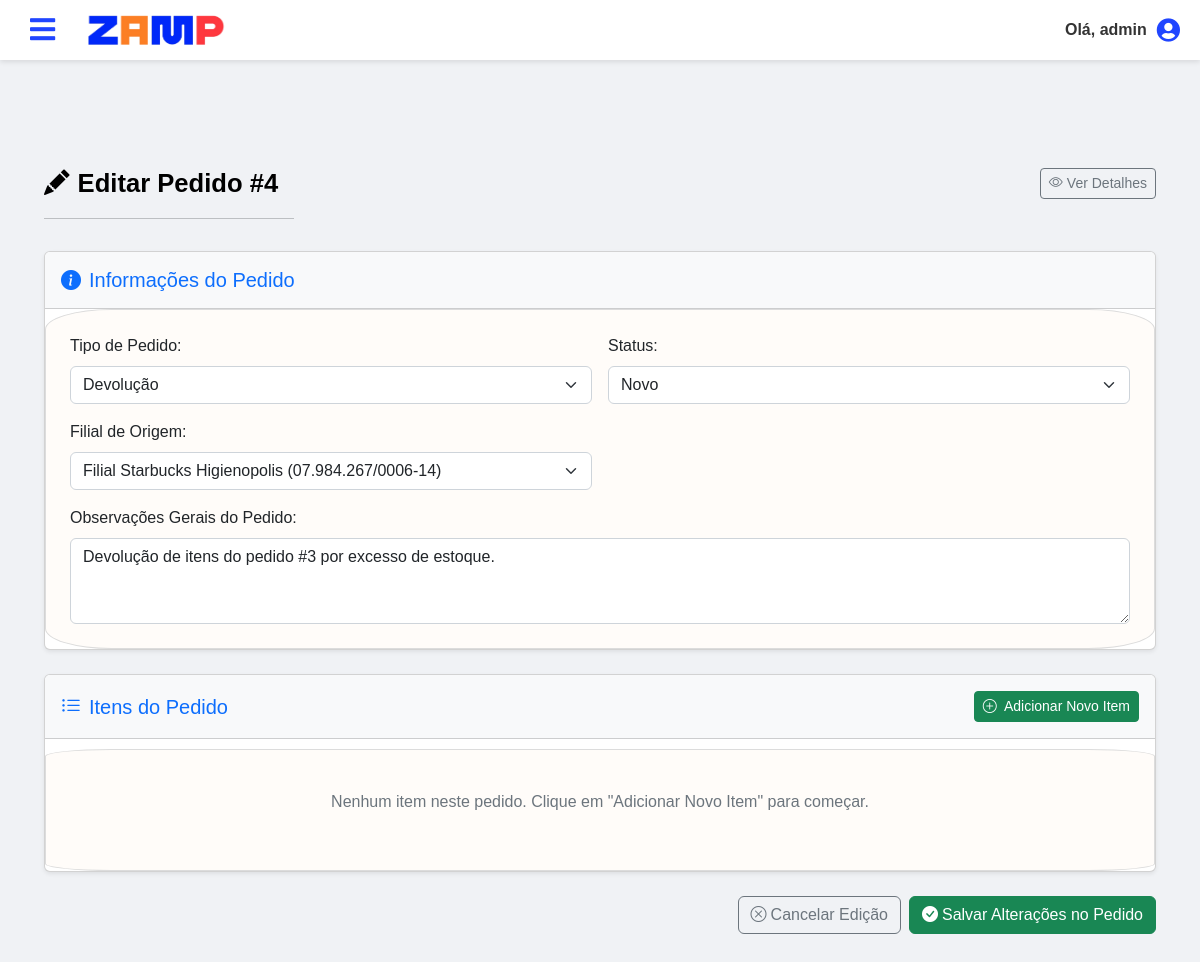
Page /pages/admin/editar_pedido.php?id=4 (signed in) on the committed database.
### tables this page shows
CREATE TABLE pedidos (
    id INT AUTO_INCREMENT PRIMARY KEY,
    data DATETIME DEFAULT CURRENT_TIMESTAMP,
    tipo_pedido ENUM('requisicao', 'troca', 'doacao', 'devolucao') NOT NULL DEFAULT 'requisicao',
    status ENUM(
        'novo',
        'processo',
        'finalizado',
        'aprovado',
        'rejeitado',
        'cancelado',
        'novo_troca_pendente_aceite_parceiro',
        'troca_aceita_parceiro_pendente_matriz'
    ) NOT NULL DEFAULT 'novo',
    filial_usuario_id INT,
    filial_destino_id INT NULL,
    usuario_id INT,  
    pedido_original_id INT NULL DEFAULT NULL,
    observacoes TEXT,
    data_processamento DATETIME NULL,
    data_finalizacao DATETIME NULL,
    data_atualizacao DATETIME DEFAULT CURRENT_TIMESTAMP ON UPDATE CURRENT_TIMESTAMP,
    FOREIGN KEY (filial_usuario_id) REFERENCES usuarios(id) ON DELETE SET NULL,
    FOREIGN KEY (filial_destino_id) REFERENCES usuarios(id) ON DELETE SET NULL,
    FOREIGN KEY (usuario_id) REFERENCES usuarios(id) ON DELETE SET NULL,
    FOREIGN KEY (pedido_original_id) REFERENCES pedidos(id) ON DELETE SET NULL
);

CREATE TABLE usuarios (
    id INT NOT NULL AUTO_INCREMENT PRIMARY KEY,
    username VARCHAR(255) NOT NULL UNIQUE,
    password VARCHAR(255) NOT NULL,
    tipo_usuario INT NOT NULL,
    cnpj VARCHAR(20),
    responsavel VARCHAR(255),
    endereco VARCHAR(255),
    cep VARCHAR(10),
    bairro VARCHAR(100),
    cidade VARCHAR(100),
    uf CHAR(2),  
    nome VARCHAR(255),
    data_cadastro DATETIME DEFAULT CURRENT_TIMESTAMP,
    eh_filial BOOLEAN DEFAULT FALSE,
    nome_filial VARCHAR(255) NULL,
    FOREIGN KEY (tipo_usuario) REFERENCES tipo_usuario(id)
);

### pages/admin/editar_pedido.php (the view, shortened to what this page needs)
<?php
require_once '../../includes/db.php';
$path_to_css_folder_from_page = '../../css/';
$pedido_id = intval($_GET['id']);
$query_pedido = "SELECT p.*,
          u_origem.nome_filial AS nome_filial_origem,
          u_destino.nome_filial AS nome_filial_destino,
          usr.nome AS usuario_nome_processou -- Nome do usuário que processou/registrou
          FROM pedidos p
          LEFT JOIN usuarios u_origem ON p.filial_usuario_id = u_origem.id
          LEFT JOIN usuarios u_destino ON p.filial_destino_id = u_destino.id
          LEFT JOIN usuarios usr ON p.usuario_id = usr.id
          WHERE p.id = ?";
$stmt_pedido = $conn->prepare($query_pedido);
$stmt_pedido->bind_param("i", $pedido_id);
$stmt_pedido->execute();
$resultado_pedido = $stmt_pedido->get_result();
$pedido = $resultado_pedido->fetch_assoc();
$query_itens = "SELECT pi.id as item_id_existente, pi.sku, pi.quantidade, pi.observacao, prod.produto, prod.unidade_medida
                FROM pedido_itens pi
                JOIN produtos prod ON pi.sku = prod.sku
                WHERE pi.pedido_id = ?";
$stmt_itens = $conn->prepare($query_itens);
$stmt_itens->bind_param("i", $pedido_id);
$stmt_itens->execute();
$itens_pedido = $stmt_itens->get_result()->fetch_all(MYSQLI_ASSOC);
$query_filiais_e_matriz = "SELECT id, nome, nome_filial, cnpj FROM usuarios WHERE eh_filial = TRUE OR tipo_usuario = 1 ORDER BY nome_filial, nome";
$result_filiais = $conn->query($query_filiais_e_matriz);
$filiais_options = $result_filiais->fetch_all(MYSQLI_ASSOC);
$query_produtos = "SELECT sku, produto, unidade_medida FROM produtos ORDER BY produto";
$result_produtos = $conn->query($query_produtos);
$produtos_options = $result_produtos->fetch_all(MYSQLI_ASSOC);
?>
<!DOCTYPE html>
<html lang="pt-BR">
<head>
    <link href="https://stackpath.bootstrapcdn.com/bootstrap/4.5.2/css/bootstrap.min.css" rel="stylesheet">
    <link href="https://cdn.jsdelivr.net/npm/bootstrap@5.2.3/dist/css/bootstrap.min.css" rel="stylesheet">
    <link href="https://cdn.jsdelivr.net/npm/bootstrap-icons@1.10.0/font/bootstrap-icons.css" rel="stylesheet">
    <link rel="stylesheet" href="https://cdnjs.cloudflare.com/ajax/libs/font-awesome/6.5.0/css/all.min.css">
    <?php
        if (file_exists(__DIR__ . '/../../includes/header_com_menu.php')) {
            include __DIR__ . '/../../includes/header_com_menu.php';
        }
    ?>
    <link rel="stylesheet" href="<?php echo htmlspecialchars($path_to_css_folder_from_page); ?>dashboard.css">
    <link rel="stylesheet" href="<?php echo htmlspecialchars($path_to_css_folder_from_page); ?>editar_pedido.css">
</head>
<body class="hcm-body-fixed-header">
    <div class="hcm-main-content">
        <div class="container-fluid px-4 py-4">
            <div class="row mb-3">
                <div class="col-12">
                     <div class="painel-titulo d-flex justify-content-between align-items-center">
                        <div>
                            <i class="bi bi-pencil-fill me-2"></i>Editar Pedido #<?= htmlspecialchars($pedido_id) ?>
                        </div>
                        <a href="detalhes_pedido.php?id=<?= htmlspecialchars($pedido_id) ?>" class="btn btn-sm btn-outline-secondary">
                            <i class="bi bi-eye me-1"></i>Ver Detalhes
                        </a>
                    </div>
                    <hr class="barrinha" style="width:250px;">
                </div>
            </div>
            <form id="formEditarPedido" action="editar_pedido.php?id=<?= htmlspecialchars($pedido_id) ?>" method="POST">
                <div class="card shadow-sm mb-4">
                    <div class="card-header bg-light py-3">
                        <h5 class="mb-0 text-primary"><i class="bi bi-info-circle-fill me-2"></i>Informações do Pedido</h5>
                    </div>
                    <div class="card-body p-4">
                        <div class="row g-3">
                            <div class="col-md-6">
                                <label for="tipo_pedido" class="form-label">Tipo de Pedido:</label>
                                <select class="form-select" id="tipo_pedido" name="tipo_pedido" required>
                                    <option value="devolucao" <?= ($pedido['tipo_pedido'] == 'devolucao') ? 'selected' : '' ?>>Devolução</option>
                                </select>
                            </div>
                            <div class="col-md-6">
                                <label for="status" class="form-label">Status:</label>
                                <select class="form-select" id="status" name="status" required>
                                    <option value="novo" <?= ($pedido['status'] == 'novo') ? 'selected' : '' ?>>Novo</option>
                                    </select>
                            </div>
                            <div class="col-md-6">
                                <label for="filial_usuario_id" class="form-label">Filial de Origem:</label>
                                <select class="form-select" id="filial_usuario_id" name="filial_usuario_id" required>
                                    <?php foreach ($filiais_options as $filial_opt) : ?>
                                        <option value="<?= htmlspecialchars($filial_opt['id']) ?>" <?= ($pedido['filial_usuario_id'] == $filial_opt['id']) ? 'selected' : '' ?>>
                                            <?= htmlspecialchars($filial_opt['nome_filial'] ?: $filial_opt['nome']) ?> (<?= htmlspecialchars($filial_opt['cnpj'] ?: 'Matriz') ?>)
                                        </option>
                                    <?php endforeach; ?>
                                </select>
                            </div>
                            <div class="col-12">
                                <label for="observacoes" class="form-label">Observações Gerais do Pedido:</label>
                                <textarea class="form-control" id="observacoes" name="observacoes" rows="3"><?= htmlspecialchars($pedido['observacoes'] ?? '') ?></textarea>
                            </div>
                        </div>
                    </div>
                </div>
                <div class="card shadow-sm mt-4 mb-4">
                    <div class="card-header bg-light py-3 card-header-flex">
                        <h5 class="mb-0 text-primary"><i class="bi bi-list-ul me-2"></i>Itens do Pedido</h5>
                        <button type="button" class="btn btn-sm btn-success" onclick="addItem()">
                            <i class="bi bi-plus-circle me-1"></i> Adicionar Novo Item
                        </button>
                    </div>
                    <div class="card-body p-4" id="items-container">
                        <?php if (!empty($itens_pedido)) : ?>
                            <?php foreach ($itens_pedido as $index => $item) : ?>
                                <div class="item-row mb-3 p-3 border rounded bg-white">
                                    <input type="hidden" name="item_id_existente[<?= $index ?>]" value="<?= htmlspecialchars($item['item_id_existente']) ?>">
                                    <button type="button" class="remove-item btn-close float-end" aria-label="Remover item" onclick="removeItem(this)"></button>
                                    <div class="row g-3">
                                        <div class="col-md-5 form-section">
                                            <label for="item_sku_<?= $index ?>" class="form-label">Produto (SKU)</label>
                                            <select class="form-select" id="item_sku_<?= $index ?>" name="item_sku[]" required>
                                                <option value="">Selecione um Produto</option>
                                                <?php foreach ($produtos_options as $produto_option) : ?>
                                                    <option value="<?= htmlspecialchars($produto_option['sku']) ?>" <?= ($item['sku'] == $produto_option['sku']) ? 'selected' : '' ?>>
                                                        <?= htmlspecialchars($produto_option['produto']) ?> (SKU: <?= htmlspecialchars($produto_option['sku']) ?> - <?= htmlspecialchars($produto_option['unidade_medida']) ?>)
                                                    </option>
                                                <?php endforeach; ?>
                                            </select>
                                        </div>
                                        <div class="col-md-3 form-section">
                                            <label for="item_quantidade_<?= $index ?>" class="form-label">Quantidade</label>
                                            <input type="number" class="form-control" id="item_quantidade_<?= $index ?>" name="item_quantidade[]" min="0.01" step="any" value="<?= htmlspecialchars($item['quantidade']) ?>" required>
                                        </div>
                                        <div class="col-md-4 form-section">
                                            <label for="item_observacao_<?= $index ?>" class="form-label">Observação do Item</label>
                                            <input type="text" class="form-control" id="item_observacao_<?= $index ?>" name="item_observacao[]" value="<?= htmlspecialchars($item['observacao'] ?? '') ?>">
                                        </div>
                                    </div>
                                </div>
                            <?php endforeach; ?>
                        <?php else : ?>
                            <p class="text-muted text-center py-3" id="no-items-message">Nenhum item neste pedido. Clique em "Adicionar Novo Item" para começar.</p>
                        <?php endif; ?>
                    </div>
                </div>
                <div class="d-flex justify-content-end gap-2 mt-4 mb-3">
                    <a href="detalhes_pedido.php?id=<?= htmlspecialchars($pedido_id) ?>" class="btn btn-outline-secondary">
                        <i class="bi bi-x-circle me-1"></i>Cancelar Edição
                    </a>
                    <button type="submit" class="btn btn-success">
                        <i class="bi bi-check-circle-fill me-1"></i>Salvar Alterações no Pedido
                    </button>
                </div>
            </form>
        </div>
    </div>
</body>
</html>

### css/header_com_menu.css (style rules this page uses)
body.hcm-body-fixed-header { padding-top: 60px; margin: 0; font-family: 'Arial', sans-serif; background-color: #f0f2f5; }
.hcm-main-content { margin-top: 60px; padding: 20px; background-color: #f0f2f5; width: 100%; box-sizing: border-box; min-height: calc(100vh - 60px); transition: margin-left 0.3s ease; }

### css/dashboard.css (style rules this page uses)
* { margin: 0; padding: 0; box-sizing: border-box; }
.painel-titulo { font-size: 1.6rem; color: #000000; font-weight: bold; }
.card-header-flex { display: flex; justify-content: space-between; align-items: center; margin-bottom: 10px; }
.card-body { background-color: #fffcf9; border: 1px solid rgb(220, 220, 220); border-radius: .25rem; padding: 1.25rem; }

### css/editar_pedido.css (style rules this page uses)
* { margin: 0; padding: 0; box-sizing: border-box; }
body { display: flex; font-family: 'Arial', sans-serif; height: 100vh; background-color: #fffff3; }
.painel-titulo { font-size: 1.6rem; color: #000000; font-weight: bold; }
.card-header-flex { display: flex; justify-content: space-between; align-items: center; }
.card-body { background-color: #fffcf9; border: 1px solid rgb(220, 220, 220); border-radius: 6%; }

### pages/admin/editar_pedido.php (style rules this page uses)
.card-header-flex { display: flex; justify-content: space-between; align-items: center; }

### rows in the picture
pedidos: tipo_pedido "Devolução", status "Novo", filial_usuario_id "Filial Starbucks Higienopolis (07.984.267/0006-14)", observacoes "Devolução de itens do pedido #3 por excesso de estoque."

### other values in the picture
$_SESSION['username'] "admin"
$pedido_id "4"
